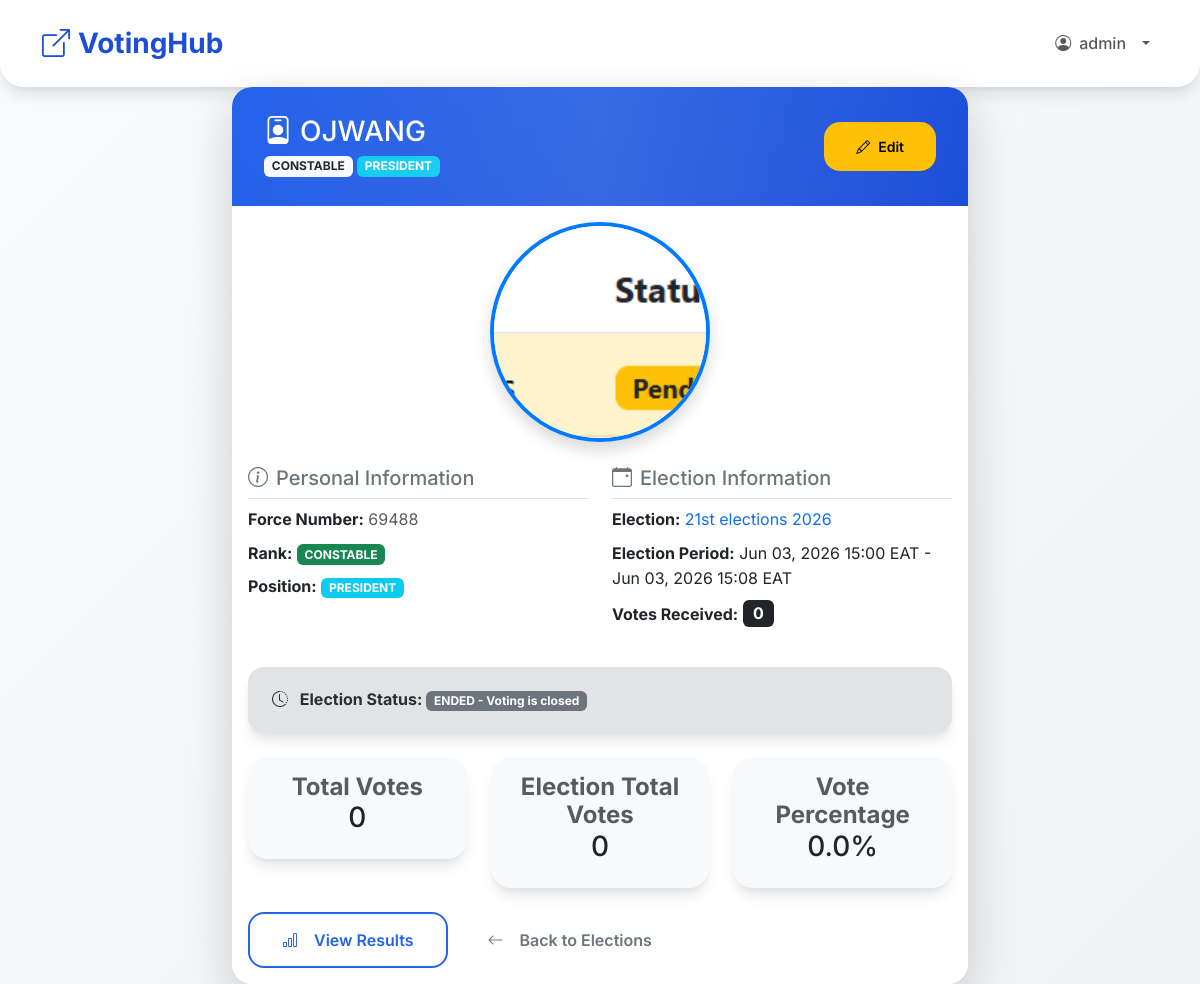
/polls/candidates/1/view/ (signed in), run on the app's committed database.
### polls/models.py (models this page shows, shortened)
class PoliceUser(AbstractUser):
    force_number = models.CharField(
        max_length=50,
        unique=True,
        help_text="Force Number"
    )
    rank = models.CharField(
        max_length=50,
        choices=[
            ('PC', 'PC'),
            ('CPL', 'CPL'),
            ('SGT', 'SGT'),
            ('S/SGT', 'S/SGT'),
            ('HCM', 'HCM'),
            ('AIP', 'AIP'),
            ('IP', 'IP'),
            ('ASP', 'ASP'),
            ('SP', 'SP'),
            ('SSP', 'SSP'),
            ('ACP', 'ACP'),
            ('CP', 'CP'),
        ]
    )
    station = models.CharField(max_length=100)
    phone = models.CharField(max_length=15, blank=True)
    otp_code = models.CharField(max_length=6, blank=True, null=True)
    otp_expiry = models.DateTimeField(blank=True, null=True)
    is_active_voter = models.BooleanField(default=False)
    role = models.CharField(
        max_length=20,
        choices=[
            ('SUPER_ADMIN', 'Super Admin'),
            ('ADMIN', 'Election Admin'),
            ('VOTER', 'Voter'),
        ],
        default='VOTER'
    )
    must_change_password = models.BooleanField(default=True)

class Candidate(models.Model):
    name = models.CharField(max_length=200)
    force_number = models.CharField(max_length=50)
    rank = models.CharField(
        max_length=50,
        choices=[
            ('PC', 'PC'),
            ('CPL', 'CPL'),
            ('SGT', 'SGT'),
            ('S/SGT', 'S/SGT'),
            ('HCM', 'HCM'),
            ('AIP', 'AIP'),
            ('IP', 'IP'),
            ('ASP', 'ASP'),
            ('SP', 'SP'),
            ('ACP', 'ACP'),
            ('CP', 'CP'),
        ]
    )
    photo = models.ImageField(upload_to='candidates/', blank=True, null=True)
    biography = models.TextField(blank=True, help_text="Short manifesto")
    position = models.ForeignKey(Position, on_delete=models.CASCADE)
    election = models.ForeignKey(Election, on_delete=models.CASCADE, related_name='candidates')
    created_by = models.ForeignKey(PoliceUser, on_delete=models.CASCADE)
    class Meta:
        unique_together = ('election', 'force_number')
        ordering = ['position', 'name']

class Position(models.Model):
    name = models.CharField(max_length=100, unique=True)

class Election(models.Model):
    title = models.CharField(max_length=200)
    description = models.TextField(blank=True)
    positions = models.ManyToManyField(Position, through='ElectionPosition', related_name='elections')
    start_time = models.DateTimeField()
    end_time = models.DateTimeField()
    eligible_ranks = models.CharField(max_length=500, blank=True, help_text="Comma-separated ranks")
    eligible_stations = models.CharField(max_length=500, blank=True, help_text="Comma-separated stations")
    created_by = models.ForeignKey(PoliceUser, on_delete=models.CASCADE, related_name='created_elections')
    logo = models.ImageField(upload_to='election_logos/', blank=True, null=True)
    @property
    def status(self):
        now = timezone.now()
        if now < self.start_time:
            return 'UPCOMING'
        elif now > self.end_time:
            return 'ENDED'
        else:
            return 'ACTIVE'
    class Meta:
        ordering = ['-start_time']

### polls/views_admin.py (the view)
# urls.py: path('candidates/<int:candidate_id>/view/', views_admin.view_candidate, name='view_candidate'),
@login_required
def view_candidate(request, candidate_id):
    candidate = get_object_or_404(Candidate, pk=candidate_id)
    if request.user.role == 'VOTER':
        if not candidate.election.is_voter_eligible(request.user):
            messages.error(request, 'You are not eligible to view candidates for this election.')
            return redirect('polls:elections')
    votes_count = candidate.vote_set.count()
    election = candidate.election
    total_votes = election.vote_set.count()
    vote_percentage = (votes_count / total_votes * 100) if total_votes > 0 else 0
    return render(request, 'polls/view_candidate.html', {
        'candidate': candidate, 'votes_count': votes_count,
        'vote_percentage': vote_percentage, 'election': election,
        'is_admin': request.user.role in ['SUPER_ADMIN', 'ADMIN']
    })

### templates/polls/view_candidate.html (shortened to what this page needs)
{% extends 'base.html' %}
{% block content %}
<div class="row justify-content-center">
    <div class="col-lg-8">
        <div class="card shadow-lg">
            <div class="card-header bg-primary text-white">
                <div class="d-flex justify-content-between align-items-center">
                    <div>
                        <h3 class="mb-1">
                            <i class="bi bi-person-badge me-2"></i>{{ candidate.name }}
                        </h3>
                        <p class="mb-0">
                            <span class="badge bg-light text-dark">{{ candidate.get_rank_display }}</span>
                            <span class="badge bg-info">{{ candidate.position.name }}</span>
                        </p>
                    </div>
                    <div class="text-end">
                        {% if is_admin %}
                            <a href="{% url 'polls:admin_edit_candidate' candidate.id %}" class="btn btn-sm btn-warning">
                                <i class="bi bi-pencil"></i> Edit
                            </a>
                        {% endif %}
                    </div>
                </div>
            </div>
            <div class="card-body">
                <div class="text-center mb-4">
                    {% if candidate.photo %}
                        <img src="{{ candidate.photo.url }}" alt="{{ candidate.name }}" class="img-fluid rounded-circle shadow" style="max-width: 220px; width: 220px; height: 220px; object-fit: cover; border: 4px solid #007bff; display: block; margin: 0 auto;">
                    {% endif %}
                </div>
                <div class="row mb-4">
                    <div class="col-md-6">
                        <h5 class="text-secondary border-bottom pb-2">
                            <i class="bi bi-info-circle me-2"></i>Personal Information
                        </h5>
                        <ul class="list-unstyled">
                            <li class="mb-2">
                                <strong>Force Number:</strong>
                                <span class="text-muted">{{ candidate.force_number }}</span>
                            </li>
                            <li class="mb-2">
                                <strong>Rank:</strong>
                                <span class="badge bg-success">{{ candidate.get_rank_display }}</span>
                            </li>
                            <li class="mb-2">
                                <strong>Position:</strong>
                                <span class="badge bg-info">{{ candidate.position.name }}</span>
                            </li>
                        </ul>
                    </div>
                    <div class="col-md-6">
                        <h5 class="text-secondary border-bottom pb-2">
                            <i class="bi bi-calendar-event me-2"></i>Election Information
                        </h5>
                        <ul class="list-unstyled">
                            <li class="mb-2">
                                <strong>Election:</strong>
                                <a href="{% url 'polls:results' election.id %}" class="text-decoration-none">{{ election.title }}</a>
                            </li>
                            <li class="mb-2">
                                <strong>Election Period:</strong>
                                {{ election.start_time|date:"M d, Y H:i" }} EAT - {{ election.end_time|date:"M d, Y H:i" }} EAT
                            </li>
                            {% if is_admin %}
                                <li class="mb-2">
                                    <strong>Votes Received:</strong>
                                    <span class="badge bg-dark fs-6">{{ votes_count }}</span>
                                </li>
                            {% endif %}
                        </ul>
                    </div>
                </div>
                <div class="alert {% if election.status == 'ACTIVE' %}alert-success{% elif election.status == 'UPCOMING' %}alert-warning{% else %}alert-secondary{% endif %}">
                    <strong>
                        <i class="bi bi-clock-history me-2"></i>
                        Election Status:
                    </strong>
                    {% if election.status == 'ACTIVE' %}
                        <span class="badge bg-success">ACTIVE - Voting is currently open</span>
                    {% elif election.status == 'UPCOMING' %}
                        <span class="badge bg-warning text-dark">UPCOMING - Voting will start soon</span>
                    {% else %}
                        <span class="badge bg-secondary">ENDED - Voting is closed</span>
                    {% endif %}
                </div>
                {% if is_admin %}
                    <div class="row mt-4">
                        <div class="col-md-4">
                            <div class="card text-center bg-light">
                                <div class="card-body">
                                    <h6 class="card-title text-muted">Total Votes</h6>
                                    <h3 class="text-dark">{{ votes_count }}</h3>
                                </div>
                            </div>
                        </div>
                        <div class="col-md-4">
                            <div class="card text-center bg-light">
                                <div class="card-body">
                                    <h6 class="card-title text-muted">Election Total Votes</h6>
                                    <h3 class="text-dark">{{ election.vote_set.count }}</h3>
                                </div>
                            </div>
                        </div>
                        <div class="col-md-4">
                            <div class="card text-center bg-light">
                                <div class="card-body">
                                    <h6 class="card-title text-muted">Vote Percentage</h6>
                                    <h3 class="text-dark">{{ vote_percentage|floatformat:1 }}%</h3>
                                </div>
                            </div>
                        </div>
                    </div>
                {% endif %}
                <div class="d-flex gap-2 mt-4">
                    <a href="{% url 'polls:results' election.id %}" class="btn btn-outline-primary">
                        <i class="bi bi-bar-chart me-2"></i>View Results
                    </a>
                    <a href="{% url 'polls:elections' %}" class="btn btn-outline-secondary">
                        <i class="bi bi-arrow-left me-2"></i>Back to Elections
                    </a>
                </div>
            </div>
        </div>
    </div>
</div>
{% endblock %}

### templates/base.html (shortened to what this page needs)
<!DOCTYPE html>
<html lang="en">
<head>
    <link href="https://cdn.jsdelivr.net/npm/bootstrap@5.3.3/dist/css/bootstrap.min.css" rel="stylesheet">
    {% load static %}
    <link href="https://cdn.jsdelivr.net/npm/bootstrap-icons@1.11.3/font/bootstrap-icons.css" rel="stylesheet">
    <link rel="stylesheet" href="{% static 'polls/css/modern.css' %}">
</head>
<body class="{% block body_class %}{% endblock %}">
    <nav class="navbar navbar-expand-lg py-3">
        <div class="container">
            <a class="navbar-brand fw-bold" href="{% url 'polls:dashboard' %}">
                <i class="bi bi-box-arrow-up-right me-2"></i>VotingHub
            </a>
            <div class="collapse navbar-collapse" id="navbarNav">
                <ul class="navbar-nav ms-auto align-items-lg-center">
                    {% if user.is_authenticated %}
                        <li class="nav-item dropdown">
                            <a class="nav-link dropdown-toggle d-flex align-items-center gap-2" href="#" role="button" data-bs-toggle="dropdown" aria-expanded="false">
                                <i class="bi bi-person-circle"></i> <span>{{ user.username }}</span>
                            </a>
                        </li>
                    {% else %}
                        <li class="nav-item">
                            <a class="nav-link" href="{% url 'polls:login' %}"><i class="bi bi-box-arrow-in-right me-1"></i> Login</a>
                        </li>
                    {% endif %}
                </ul>
            </div>
        </div>
    </nav>
    <div class="container">
        {% block content %}
        {% endblock %}
    </div>
</body>
</html>

### static/polls/css/modern.css (style rules this page uses)
:root { --primary: #2563eb; --primary-dark: #1d4ed8; --success: #10b981; --success-dark: #059669; --danger: #ef4444; --warning: #f59e0b; --dark: #1f2937; --light: #f9fafb; --border: #e5e7eb; --shadow: 0 10px 15px -3px rgba(0,0,0,0.1), 0 4px 6px -2px rgba(0,0,0,0.05); --shadow-lg: 0 25px 50px -12px rgba(0,0,0,0.25); }
* { margin: 0; padding: 0; box-sizing: border-box; }
body { font-family: 'Inter', -apple-system, BlinkMacSystemFont, sans-serif; line-height: 1.6; color: var(--dark); background: linear-gradient(135deg, var(--light) 0%, #f0f2f5 100%); min-height: 100vh; }
.navbar { background: rgba(255, 255, 255, 0.98); backdrop-filter: blur(20px); box-shadow: var(--shadow); border-radius: 0 0 24px 24px; padding: 1rem 0; }
.navbar-brand { font-weight: 800; font-size: 1.75rem; color: var(--primary-dark) !important; }
.card { background: white; border-radius: 20px; box-shadow: var(--shadow); border: none; overflow: hidden; transition: all 0.3s cubic-bezier(0.4, 0, 0.2, 1); }
.card-header { background: linear-gradient(135deg, var(--primary) 0%, var(--primary-dark) 100%); color: white; padding: 1.75rem 2rem; border: none; position: relative; overflow: hidden; }
.card-header::before { content: ''; position: absolute; top: 0; left: 0; right: 0; bottom: 0; background: linear-gradient(90deg, transparent 0%, rgba(255,255,255,0.1) 50%, transparent 100%); animation: shimmer 2s infinite; }
.card-title { font-size: 1.5rem; font-weight: 700; margin: 0; position: relative; z-index: 1; }
.btn { border-radius: 16px; padding: 0.875rem 2rem; font-weight: 600; border: none; transition: all 0.3s cubic-bezier(0.4, 0, 0.2, 1); text-decoration: none; display: inline-flex; align-items: center; gap: 0.5rem; position: relative; overflow: hidden; }
.btn::before { content: ''; position: absolute; top: 0; left: -100%; width: 100%; height: 100%; background: linear-gradient(90deg, transparent, rgba(255,255,255,0.3), transparent); transition: left 0.5s; }
.btn-outline-primary { color: var(--primary); border: 2px solid var(--primary); background: transparent; }
.alert { border-radius: 16px; border: none; padding: 1.25rem 1.5rem; box-shadow: var(--shadow); }
.navbar-nav .nav-link { white-space: nowrap; font-weight: 500; }
.navbar-nav .dropdown-toggle::after { vertical-align: middle; margin-left: 0.5rem; }
.card { animation: fadeInUp 0.6s ease forwards; }

### data on the page
PoliceUser: username "admin"
Candidate: name "OJWANG", rank "CONSTABLE", position.name "PRESIDENT", photo (picture), force_number "69488"
Election: title "21st elections 2026", start_time "Jun 03, 2026 15:00", end_time "Jun 03, 2026 15:08", vote_set.count "0"

### other printed values
{{ votes_count }} "0"
{{ vote_percentage|floatformat:1 }} "0.0"
